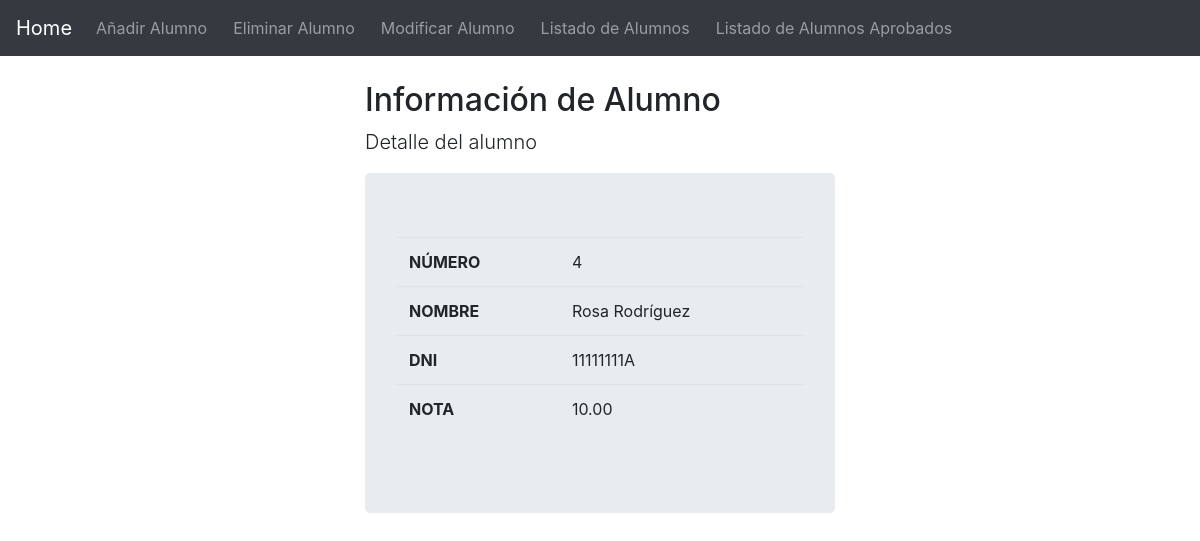
Page /showAlumn/4 on the committed database.
### gestion_alumnos/models.py (models this page shows)
class Alumno(models.Model):
    nombre=models.CharField(max_length=80)
    dni=models.CharField(unique=True,max_length=9)
    email=models.EmailField(max_length=50)
    nota=models.DecimalField(max_digits=4,decimal_places=2)
    numero=models.AutoField(primary_key=True)

### gestion_alumnos/views.py (the view)
# urls.py: path('showAlumn/<int:numero>', detalle_alumno,name="detalle")
@csrf_exempt
def detalle_alumno(request,numero):
        alumno=buscar_numero(numero)
        datos={'a':alumno}
        return render(request,'detalle.html',datos)

### gestion_alumnos/views.py (called while the page is built)
def buscar_numero(numero):
    alumno=Alumno.objects.get(numero=numero)
    return alumno

### gestion_alumnos/templates/detalle.html
{%extends 'base.html' %} {%block titulo %} Información de Alumno{%endblock%} {%block subtitulo%}Detalle del alumno{%endblock%} {%block contenido %}
<div class="jumbotron">
    <table class="table">
        <tr>
            <th>NÚMERO</th>
            <td>{{a.numero}}</td>
        </tr>
        <tr>
            <th>NOMBRE</th>
            <td>{{a.nombre}}</td>
        </tr>
        <tr>
            <th>DNI</th>
            <TD>{{a.dni}}</TD>
        </tr>
        <tr>
            <th>NOTA</th>
            <td>{{a.nota}}</td>
        </tr>
</div>
{%endblock%}

### rows in the picture
Alumno: numero "4", nombre "Rosa Rodríguez", dni "11111111A", nota "10.00"
